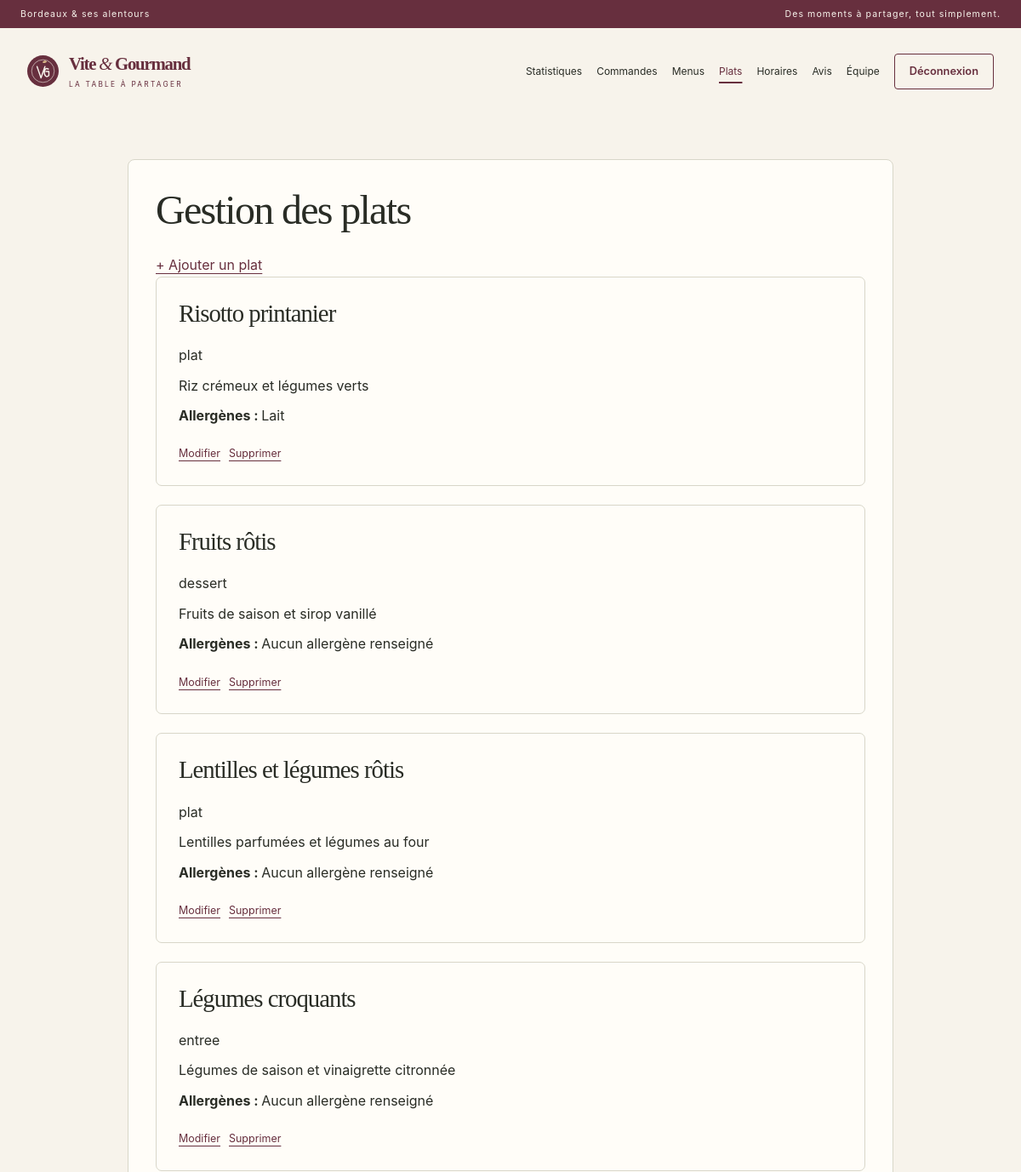
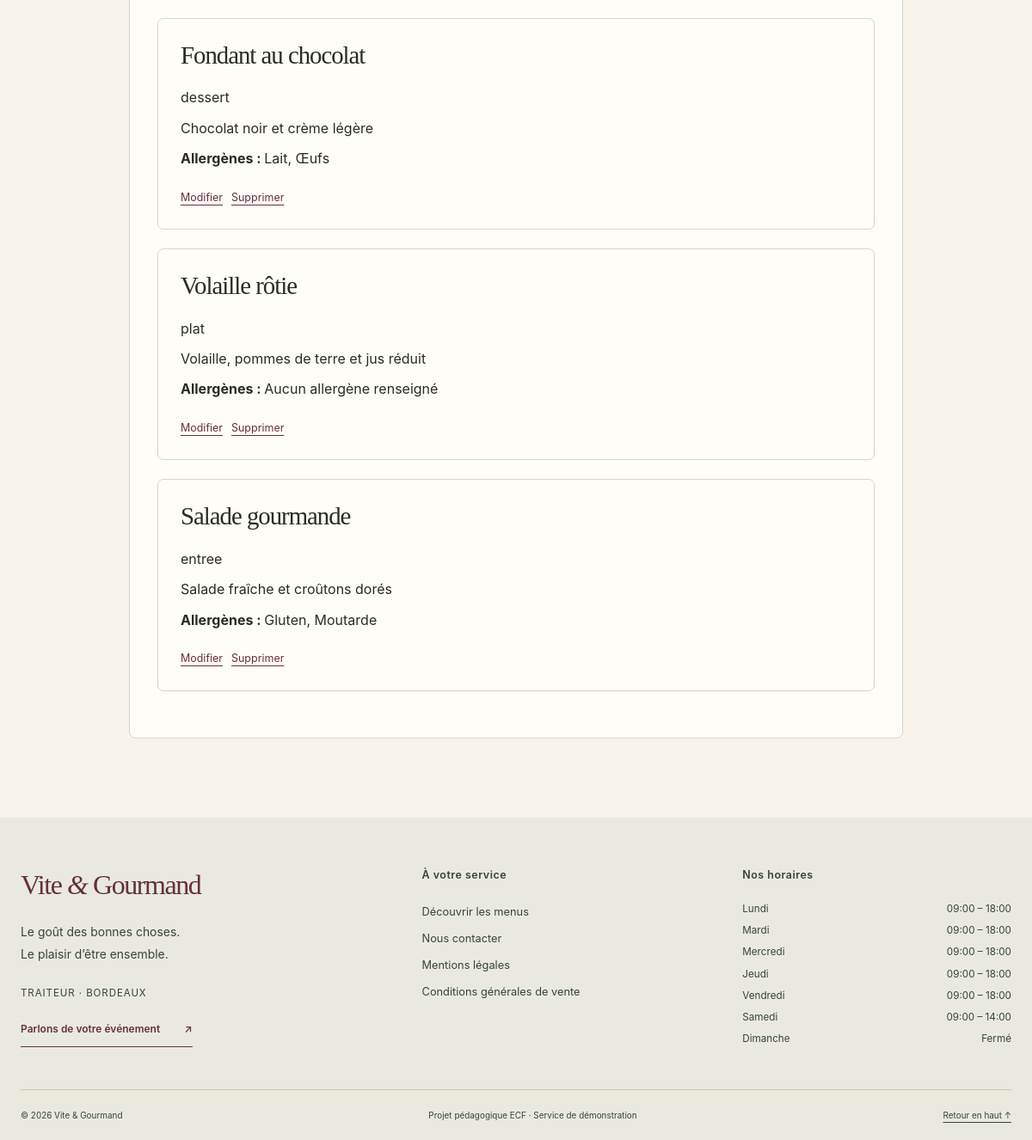
/admin-plats.php (signed in), run on the app's committed database (2 pictures, top to bottom).
### tables this page shows
CREATE TABLE `plats` (
    `id` INT NOT NULL AUTO_INCREMENT,
    `nom` VARCHAR(255) NOT NULL,
    `description` TEXT DEFAULT NULL,
    `type_plat` VARCHAR(30) NOT NULL,

    PRIMARY KEY (`id`)
);

CREATE TABLE `horaires` (
    `id` INT NOT NULL AUTO_INCREMENT,
    `jour` VARCHAR(20) NOT NULL,
    `heure_ouverture` TIME DEFAULT NULL,
    `heure_fermeture` TIME DEFAULT NULL,
    `ferme` TINYINT(1) NOT NULL DEFAULT 0,

    PRIMARY KEY (`id`),
    UNIQUE KEY `jour` (`jour`)
);

### Config/security.php (called while the page is built, shortened)
<?php
function e(mixed $value): string
{
    return htmlspecialchars((string) $value, ENT_QUOTES | ENT_SUBSTITUTE, 'UTF-8');
}

### Public/admin-plats.php (the view, shortened to what this page needs)
<?php
require_once __DIR__ . '/../Config/database.php';
$sql = "
    SELECT
        plats.id,
        plats.nom,
        plats.description,
        plats.type_plat,
        GROUP_CONCAT(
            DISTINCT allergenes.nom
            ORDER BY allergenes.nom
            SEPARATOR ', '
        ) AS allergenes
    FROM plats
    LEFT JOIN plat_allergene
        ON plats.id = plat_allergene.plat_id
    LEFT JOIN allergenes
        ON plat_allergene.allergene_id = allergenes.id
    GROUP BY
        plats.id,
        plats.nom,
        plats.description,
        plats.type_plat
    ORDER BY plats.id DESC
";
$stmt = $pdo->prepare($sql);
$stmt->execute();
$plats = $stmt->fetchAll(PDO::FETCH_ASSOC);
?>
<?php require_once __DIR__ . '/../Templates/layout.php';
renderHeader('Gestion des plats'); ?>
<section class="content-panel">
    <h1>
        Gestion des plats
    </h1>
    <div class="header-actions">
        <a
            class="bouton"
            href="ajouter-plat.php"
        >
            + Ajouter un plat
        </a>
    </div>
    <?php if (empty($plats)): ?>
        <p>
            Aucun plat enregistré.
        </p>
    <?php else: ?>
        <?php foreach ($plats as $plat): ?>
            <article class="plat">
                <h2>
                    <?= htmlspecialchars($plat['nom']) ?>
                </h2>
                <p class="type">
                    <?= htmlspecialchars($plat['type_plat']) ?>
                </p>
                <p>
                    <?= nl2br(htmlspecialchars($plat['description'] ?? '')) ?>
                </p>
                <p>
                    <strong>
                        Allergènes :
                    </strong>
                    <?= !empty($plat['allergenes']) ? htmlspecialchars($plat['allergenes']) : 'Aucun allergène renseigné' ?>
                </p>
                <div class="actions">
                    <a
                        href="modifier-plat.php?id=<?= (int) $plat['id'] ?>"
                    >
                        Modifier
                    </a>
                    <a
                        class="supprimer"
                        href="supprimer-plat.php?id=<?= (int) $plat['id'] ?>"
                    >
                        Supprimer
                    </a>
                </div>
            </article>
        <?php endforeach; ?>
    <?php endif; ?>
</section>
<?php renderFooter($pdo); ?>

### Templates/layout.php (shortened to what this page needs)
<?php
require_once __DIR__ . '/../Config/security.php';
function renderHeader(string $title): void
{
    $role = $_SESSION['role'] ?? '';
    $staff = in_array($role, ['admin', 'employe'], true);
    $links = $staff
        ? ['admin-commandes.php' => 'Commandes', 'admin-menus.php' => 'Menus', 'admin-plats.php' => 'Plats', 'admin-horaires.php' => 'Horaires', 'admin-avis.php' => 'Avis']
        : ['index.php' => 'Accueil', 'menus.php' => 'Nos menus'];
    if ($role === 'admin') {
        $links = ['admin-statistiques.php' => 'Statistiques'] + $links + ['admin-employes.php' => 'Équipe'];
    } elseif ($role === 'utilisateur') {
        $links += ['mes-commandes.php' => 'Mes commandes', 'mon-profil.php' => 'Mon profil'];
    }
    $current = basename($_SERVER['SCRIPT_NAME'] ?? '');
    ?>
<!DOCTYPE html>
<html lang="fr">
<head>
    <link rel="stylesheet" href="style.css?v=<?= filemtime(__DIR__ . '/../Public/style.css') ?>">
</head>
<body class="<?= $staff ? 'staff-page' : 'public-page' ?>">
<div class="announcement">
    <span>Bordeaux & ses alentours</span>
    <span>Des moments à partager, tout simplement.</span>
</div>
<header class="site-header">
    <a class="brand" href="index.php" aria-label="Vite et Gourmand, accueil">
        <img src="assets/images/embleme.svg" alt="" width="45" height="45">
        <span>Vite <i>&</i> Gourmand<small>LA TABLE À PARTAGER</small></span>
    </a>
    <nav id="main-navigation" class="navbar-links" aria-label="Navigation principale">
        <?php foreach ($links as $href => $label): ?>
            <a href="<?= e($href) ?>" <?= $current === $href ? 'aria-current="page"' : '' ?>><?= e($label) ?></a>
        <?php endforeach; ?>
        <?php if (isset($_SESSION['user_id'])): ?>
            <form method="post" action="logout.php" class="logout-form">
                <button class="nav-account" type="submit">Déconnexion</button>
            </form>
        <?php else: ?>
            <a class="nav-account" href="login.php" <?= $current === 'login.php' ? 'aria-current="page"' : '' ?>>Mon espace <span aria-hidden="true">↗</span></a>
        <?php endif; ?>
    </nav>
</header>
<main id="main-content" class="page-shell">
<?php
}
function renderFooter(PDO $pdo): void
{
    $rows = $pdo->query('SELECT jour, heure_ouverture, heure_fermeture, ferme FROM horaires')->fetchAll(PDO::FETCH_ASSOC);
    $horaires = [];
    foreach ($rows as $row) {
        $horaires[strtolower($row['jour'])] = $row;
    }
    ?>
</main>
<footer class="site-footer">
    <div class="footer-grid">
        <div class="footer-intro">
            <a class="footer-brand" href="index.php">Vite <i>&</i> Gourmand</a>
            <p>Le goût des bonnes choses.<br>Le plaisir d’être ensemble.</p>
            <p class="footer-location">Traiteur · Bordeaux</p>
            <a href="contact.php" class="text-link">Parlons de votre événement <span aria-hidden="true">↗</span></a>
        </div>
        <div>
            <h2>À votre service</h2>
            <ul class="footer-links">
                <li><a href="menus.php">Découvrir les menus</a></li>
                <li><a href="contact.php">Nous contacter</a></li>
                <li><a href="mentions-legales.php">Mentions légales</a></li>
                <li><a href="cgv.php">Conditions générales de vente</a></li>
            </ul>
        </div>
        <div>
            <h2>Nos horaires</h2>
            <dl class="opening-hours">
                <?php foreach (['Lundi', 'Mardi', 'Mercredi', 'Jeudi', 'Vendredi', 'Samedi', 'Dimanche'] as $jour): $h = $horaires[strtolower($jour)] ?? null; ?>
                    <div>
                        <dt><?= $jour ?></dt>
                        <dd>
                            <?php if (!$h): ?>
                                Non renseigné
                            <?php elseif ((int) $h['ferme'] === 1): ?>
                                Fermé
                            <?php else: ?>
                                <?= e(substr((string) $h['heure_ouverture'], 0, 5)) ?> – <?= e(substr((string) $h['heure_fermeture'], 0, 5)) ?>
                            <?php endif; ?>
                        </dd>
                    </div>
                <?php endforeach; ?>
            </dl>
        </div>
    </div>
    <div class="footer-bottom">
        <span>© <?= date('Y') ?> Vite & Gourmand</span>
        <span>Projet pédagogique ECF · Service de démonstration</span>
        <a href="#main-content">Retour en haut ↑</a>
    </div>
</footer>
</body>
</html>
<?php
}

### data on the page
plats: nom "Risotto printanier", type_plat "plat", description "Riz crémeux et légumes verts", allergenes "Lait"
plats: nom "Fruits rôtis", type_plat "dessert", description "Fruits de saison et sirop vanillé", shows "Aucun allergène renseigné"
plats: nom "Lentilles et légumes rôtis", type_plat "plat", description "Lentilles parfumées et légumes au four", shows "Aucun allergène renseigné"
plats: nom "Légumes croquants", type_plat "entree", description "Légumes de saison et vinaigrette citronnée", shows "Aucun allergène renseigné"
plats: nom "Fondant au chocolat", type_plat "dessert", description "Chocolat noir et crème légère", allergenes "Lait, Œufs"
plats: nom "Volaille rôtie", type_plat "plat", description "Volaille, pommes de terre et jus réduit", shows "Aucun allergène renseigné"
plats: nom "Salade gourmande", type_plat "entree", description "Salade fraîche et croûtons dorés", allergenes "Gluten, Moutarde"
horaires: jour "Lundi", heure_ouverture "09:00", heure_fermeture "18:00"
horaires: jour "Mardi", heure_ouverture "09:00", heure_fermeture "18:00"
horaires: jour "Mercredi", heure_ouverture "09:00", heure_fermeture "18:00"
horaires: jour "Jeudi", heure_ouverture "09:00", heure_fermeture "18:00"
horaires: jour "Vendredi", heure_ouverture "09:00", heure_fermeture "18:00"
horaires: jour "Samedi", heure_ouverture "09:00", heure_fermeture "14:00"

### other printed values
$label "Statistiques"
$label "Commandes"
$label "Menus"
$label "Plats"
$label "Horaires"
$label "Avis"
$label "Équipe"
$jour "Dimanche"
